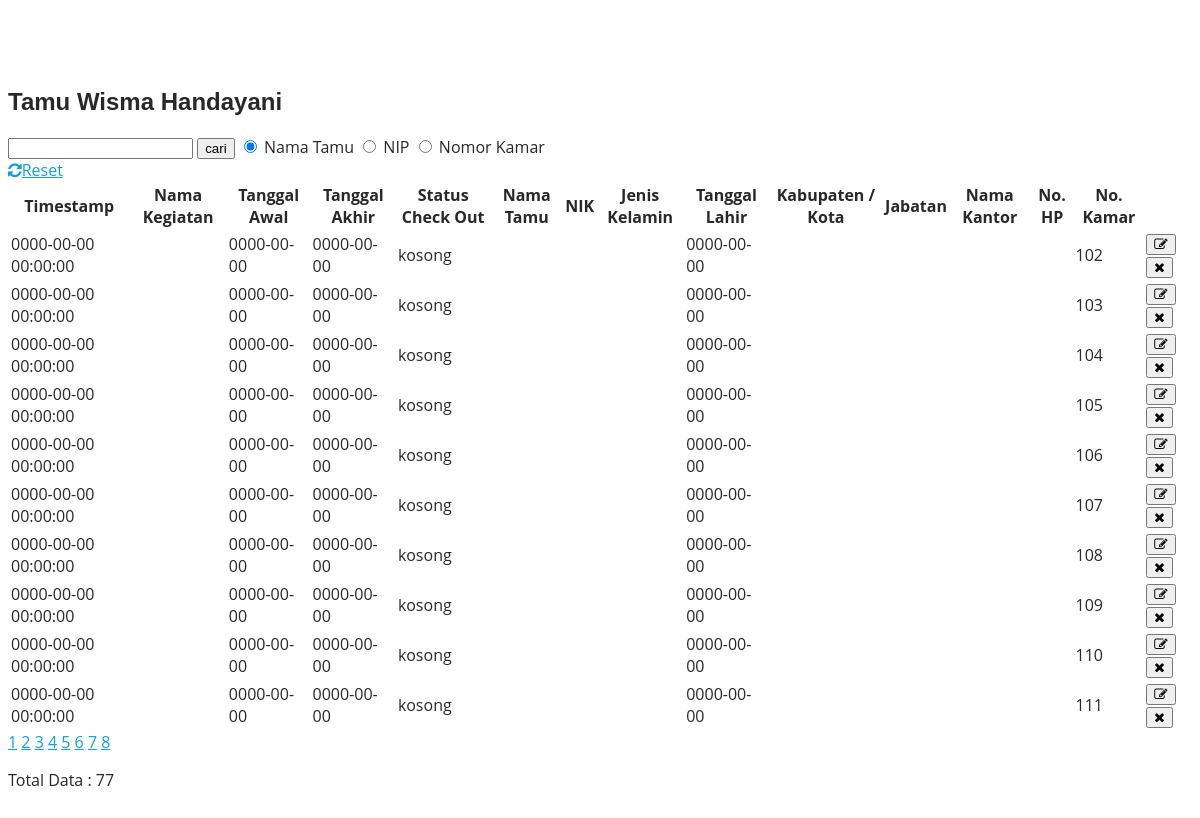
Screenshot of /tabel_handayani.php with the database file from the repository.
### tables this page shows
CREATE TABLE `handayani` (
  `timestamp` datetime NOT NULL,
  `nama_kegiatan` varchar(100) NOT NULL,
  `tanggal_awal` date NOT NULL,
  `tanggal_akhir` date NOT NULL,
  `statusco` enum('terisi','kosong') NOT NULL,
  `nama_tamu` varchar(100) NOT NULL,
  `nik` varchar(20) NOT NULL,
  `jenis_kelamin` enum('pria','wanita') NOT NULL,
  `tanggal_lahir` date NOT NULL,
  `kota` varchar(100) NOT NULL,
  `jabatan` varchar(100) NOT NULL,
  `nama_kantor` varchar(100) NOT NULL,
  `no_hp` varchar(13) NOT NULL,
  `nomor_kamar` int(4) NOT NULL
);

### tabel_handayani.php (the view, shortened to what this page needs)
<?php
	require 'koneksi.php';
?>
<!doctype html>
<html lang="en">
<head>
	<link rel="stylesheet" href="https://stackpath.bootstrapcdn.com/font-awesome/4.7.0/css/font-awesome.min.css">
	<link rel="stylesheet" href="css/style.css">
</head>
<body>
	<section class="ftco-section">
		<div class="container">
			<div class="row justify-content-center">
				<div class="col-md-6 text-center mb-5">
					<h2 class="heading-section">Tamu Wisma Handayani</h2>
				</div>
                <div class="col-md-6 text-center mb-5">
                    <form action="tabel_handayani.php" method="GET">
                        <input type="text" name="cari" value="<?php if(isset($_GET['cari'])){echo $_GET['cari'];}?>">
                        <input type="submit" value="cari">
                        <input type="radio" name="kategori" value="cariNama" checked>
                        <label for="nama">Nama Tamu</label>
                        <input type="radio" name="kategori" value="cariNIP">
                        <label for="nip">NIP</label>
                        <input type="radio" name="kategori" value="cariKamar">
                        <label for="nomor">Nomor Kamar</label> <br>
                        <a href="tabel_handayani.php"><i class="fa fa-refresh"></i>Reset</a>
                    </form>
				</div>
			</div>
			<div class="row">
				<div class="col-md-12">
					<div class="table-wrap">
						<table class="table">
						    <thead class="thead-dark">
                                <tr>
                                <th>Timestamp</th>
                                <th>Nama Kegiatan</th>
                                <th>Tanggal Awal</th>
                                <th>Tanggal Akhir</th>
                                <th>Status Check Out</th>
                                <th>Nama Tamu</th>
                                <th>NIK</th>
                                <th>Jenis Kelamin</th>
                                <th>Tanggal Lahir</th>
                                <th>Kabupaten / Kota</th>
                                <th>Jabatan</th>
                                <th>Nama Kantor</th>
                                <th>No. HP</th>
                                <th>No. Kamar</th>
                                <th>&nbsp;</th>
                                </tr>
						    </thead>
						    <tbody>
                                <?php
                                        $hal=10;
                                        $page=isset($_GET['hal'])?(int)$_GET['hal']:1;
                                        $start=($page>1)?($page*$hal)-$hal:0;
                                        if(isset($_GET['cari'])){
                                            $cari = $_GET['cari'];
                                            $sql = "SELECT * FROM handayani WHERE nama_tamu like '%".$cari."%'";
                                            $sql1 = "SELECT * FROM handayani WHERE nama_tamu LIKE '%$cari%' limit $start,$hal";
                                        } else {
                                            $sql = "SELECT * FROM handayani";
                                            $sql1 = "SELECT * FROM handayani limit $start,$hal";
                                        }
                                        if (isset($_GET['cari']) && isset($_GET['kategori'])) {
                                                $cari = $_GET['cari'];
                                                if ($_GET['kategori'] == 'cariNama') {
                                                    $sql = "SELECT * FROM handayani WHERE nama_tamu LIKE '%$cari%'";
                                                    $sql1 = "SELECT * FROM handayani WHERE nama_tamu LIKE '%$cari%' limit $start,$hal";
                                                } elseif ($_GET['kategori'] == 'cariNIP') {
                                                    $sql = "SELECT * FROM handayani WHERE nip LIKE '%$cari%'";
                                                    $sql1 = "SELECT * FROM handayani WHERE nip LIKE '%$cari%' limit $start,$hal";
                                                } else {
                                                    $sql = "SELECT * FROM handayani WHERE nomor_kamar LIKE '%$cari%'";
                                                    $sql1 = "SELECT * FROM handayani WHERE nomor_kamar LIKE '%$cari%' limit $start,$hal";
                                                    }
                                            } else {
                                                $sql = "SELECT * FROM handayani";
                                                $sql1 = "SELECT * FROM handayani limit $start,$hal";
                                            }
                                            $query = mysqli_query($db, $sql);
                                            $query1 = mysqli_query($db, $sql1);
                                            $total = mysqli_num_rows($query);
                                            $pages = ceil($total/$hal);
                                ?>
                                <?php while($list=mysqli_fetch_array($query1)) :
                                ?>
                                <tr class="alert" role="alert">
                                    <td><?= $list['timestamp']; ?></td>
                                    <td><?= $list['nama_kegiatan']; ?></td>
                                    <td><?= $list['tanggal_awal']; ?></td>
                                    <td><?= $list['tanggal_akhir']; ?></td>
                                    <td><?= $list['statusco']; ?></td>
                                    <td><?= $list['nama_tamu']; ?></td>
                                    <td><?= $list['nik']; ?></td>
                                    <td><?= $list['jenis_kelamin']; ?></td>
                                    <td><?= $list['tanggal_lahir']; ?></td>
                                    <td><?= $list['kota']; ?></td>
                                    <td><?= $list['jabatan']; ?></td>
                                    <td><?= $list['nama_kantor']; ?></td>
                                    <td><?= $list['no_hp']; ?></td>
                                    <td><?= $list['nomor_kamar']; ?></td>
                                    <td>
                                        <button class="edit" aria-label="close" onclick="kamar()">
                                        <span aria-hidden="true"><i class="fa fa-edit"></i></span>
										</button>
                                        <button class="close" aria-label="Close" onclick="hapus()">
                                        <span aria-hidden="true"><i class="fa fa-close"></i></span>
										</button>
                                    </td>
                                </tr>
							    <?php endwhile; ?>
						    </tbody>
						</table>
                        <?php for( $i = 1 ; $i <= $pages ; $i++ ) : ?>
                                <?php if(isset($_GET["cari"])) : ?>
                                    <a href="?cari=<?= $_GET['cari']; ?>&hal=<?= $i; ?>">
                                    <?= $i; ?></a>
                                <?php else : ?>
                                    <a href="?&hal=<?= $i; ?>">
                                    <?= $i; ?></a>
                                <?php endif; ?>
                        <?php endfor; ?>
                        <p>Total Data : <?= mysqli_num_rows($query); ?></p>
					</div>
				</div>
			</div>
		</div>
	</section>
</body>
</html>

### assets/css/style.css (style rules this page uses)
body { font-family: 'Open Sans', sans-serif; color: #272829; }
a { color: #149ddd; }
h1, h2, h3, h4, h5, h6 { font-family: 'Raleway', sans-serif; }
section { padding: 60px 0; overflow: hidden; }

### rows the page displays
handayani: timestamp "0000-00-00 00:00:00", tanggal_awal "0000-00-00", tanggal_akhir "0000-00-00", statusco "kosong", tanggal_lahir "0000-00-00", nomor_kamar "102"
handayani: timestamp "0000-00-00 00:00:00", tanggal_awal "0000-00-00", tanggal_akhir "0000-00-00", statusco "kosong", tanggal_lahir "0000-00-00", nomor_kamar "103"
handayani: timestamp "0000-00-00 00:00:00", tanggal_awal "0000-00-00", tanggal_akhir "0000-00-00", statusco "kosong", tanggal_lahir "0000-00-00", nomor_kamar "104"
handayani: timestamp "0000-00-00 00:00:00", tanggal_awal "0000-00-00", tanggal_akhir "0000-00-00", statusco "kosong", tanggal_lahir "0000-00-00", nomor_kamar "105"
handayani: timestamp "0000-00-00 00:00:00", tanggal_awal "0000-00-00", tanggal_akhir "0000-00-00", statusco "kosong", tanggal_lahir "0000-00-00", nomor_kamar "106"
handayani: timestamp "0000-00-00 00:00:00", tanggal_awal "0000-00-00", tanggal_akhir "0000-00-00", statusco "kosong", tanggal_lahir "0000-00-00", nomor_kamar "107"
handayani: timestamp "0000-00-00 00:00:00", tanggal_awal "0000-00-00", tanggal_akhir "0000-00-00", statusco "kosong", tanggal_lahir "0000-00-00", nomor_kamar "108"
handayani: timestamp "0000-00-00 00:00:00", tanggal_awal "0000-00-00", tanggal_akhir "0000-00-00", statusco "kosong", tanggal_lahir "0000-00-00", nomor_kamar "109"
handayani: timestamp "0000-00-00 00:00:00", tanggal_awal "0000-00-00", tanggal_akhir "0000-00-00", statusco "kosong", tanggal_lahir "0000-00-00", nomor_kamar "110"
handayani: timestamp "0000-00-00 00:00:00", tanggal_awal "0000-00-00", tanggal_akhir "0000-00-00", statusco "kosong", tanggal_lahir "0000-00-00", nomor_kamar "111"

### other values shown
mysqli_num_rows($query) "77"
